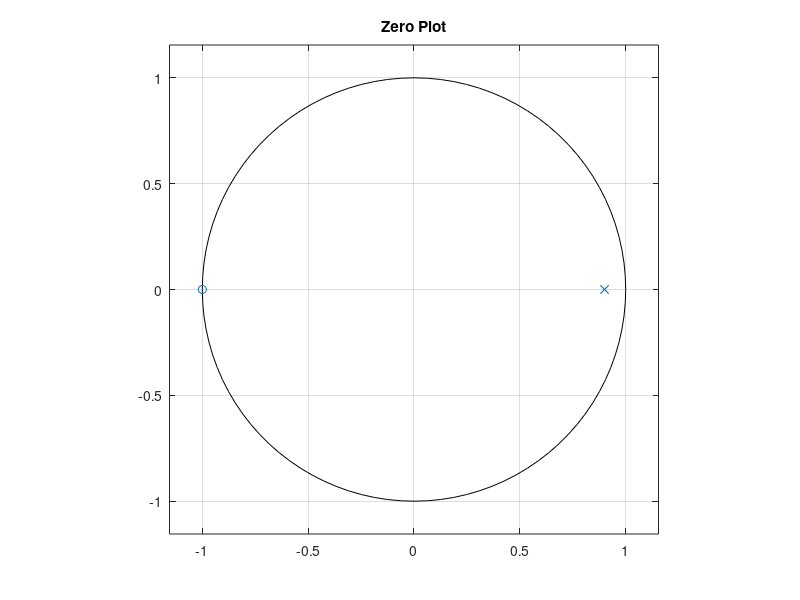
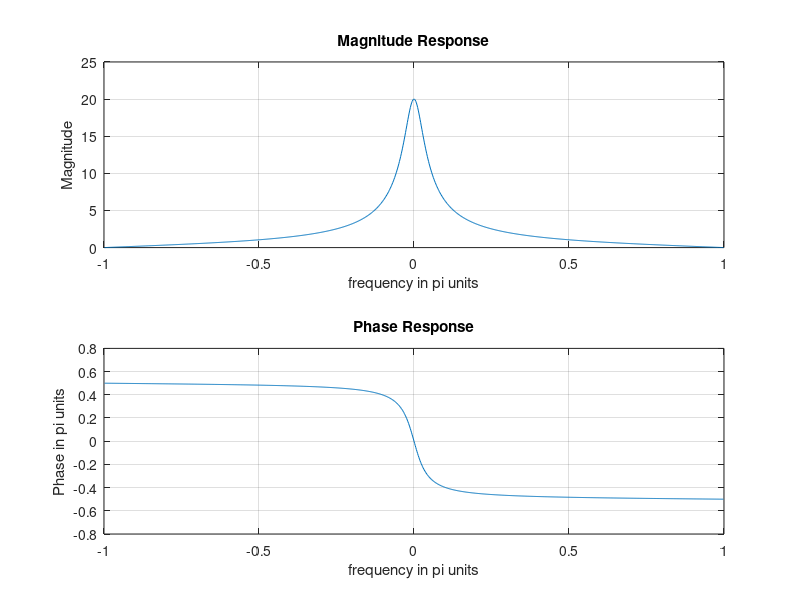

Write MATLAB code to recreate these figures, in order.
clc
close all
clear all


% pass bass
b = [1 1]
a = [1 -0.9]

figure, zplane(b,a), title('Zero Plot');

[H,w] = freqz(b,a);
w =[-flipud(w(2:end)); w];  % flipping the rows
H=[conj(flipud(H(2:end))); H];
magH = abs(H); phaH = angle(H);
figure, subplot(2,1,1);plot(w/pi,magH);grid
xlabel('frequency in pi units'); ylabel('Magnitude');
title('Magnitude Response')
subplot(2,1,2);plot(w/pi,phaH/pi) ;grid
xlabel('frequency in pi units'); ylabel('Phase in pi units');
title('Phase Response')
